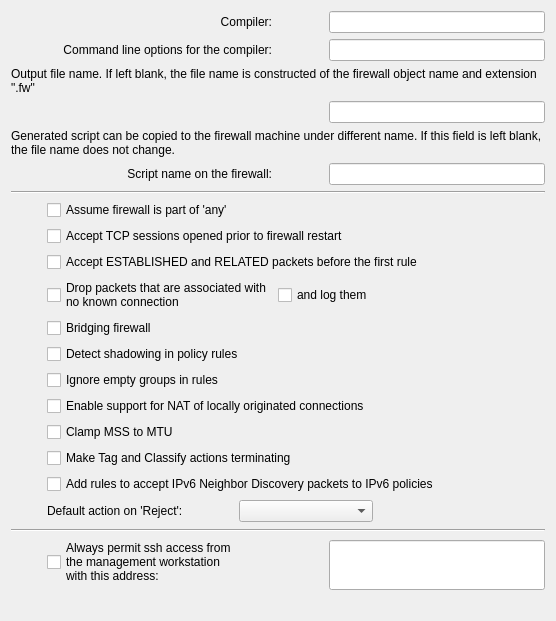
     <widget class="QWidget" name="tab0">
      <attribute name="title">
       <string>Compiler</string>
      </attribute>
      <layout class="QGridLayout" name="gridLayout_5">
       <item row="0" column="0" colspan="3">
        <widget class="QLabel" name="compilerLabel">
         <property name="text">
          <string>Compiler:</string>
         </property>
         <property name="alignment">
          <set>Qt::AlignRight|Qt::AlignTrailing|Qt::AlignVCenter</set>
         </property>
         <property name="wordWrap">
          <bool>false</bool>
         </property>
        </widget>
       </item>
       <item row="0" column="4" colspan="2">
        <widget class="QLineEdit" name="compiler">
         <property name="maximumSize">
          <size>
           <width>32767</width>
           <height>22</height>
          </size>
         </property>
        </widget>
       </item>
       <item row="1" column="0" colspan="3">
        <widget class="QLabel" name="compilerArgsLabel">
         <property name="sizePolicy">
          <sizepolicy hsizetype="Expanding" vsizetype="Preferred">
           <horstretch>0</horstretch>
           <verstretch>0</verstretch>
          </sizepolicy>
         </property>
         <property name="text">
          <string>Command line options for the compiler:</string>
         </property>
         <property name="alignment">
          <set>Qt::AlignRight|Qt::AlignTrailing|Qt::AlignVCenter</set>
         </property>
         <property name="wordWrap">
          <bool>false</bool>
         </property>
        </widget>
       </item>
       <item row="1" column="4" colspan="2">
        <widget class="QLineEdit" name="compilerArgs">
         <property name="maximumSize">
          <size>
           <width>32767</width>
           <height>22</height>
          </size>
         </property>
        </widget>
       </item>
       <item row="2" column="0" colspan="6">
        <widget class="QLabel" name="textLabel1_5">
         <property name="sizePolicy">
          <sizepolicy hsizetype="Expanding" vsizetype="Preferred">
           <horstretch>0</horstretch>
           <verstretch>0</verstretch>
          </sizepolicy>
         </property>
         <property name="text">
          <string>Output file name. If left blank, the file name is constructed of the firewall object name and extension &quot;.fw&quot;</string>
         </property>
         <property name="alignment">
          <set>Qt::AlignVCenter</set>
         </property>
         <property name="wordWrap">
          <bool>true</bool>
         </property>
        </widget>
       </item>
       <item row="3" column="4" colspan="2">
        <widget class="QLineEdit" name="outputFileName">
         <property name="maximumSize">
          <size>
           <width>32767</width>
           <height>22</height>
          </size>
         </property>
        </widget>
       </item>
       <item row="4" column="0" colspan="6">
        <widget class="QLabel" name="label_4">
         <property name="text">
          <string>Generated script can be copied to the firewall machine under different name. If this field is left blank, the file name does not change.</string>
         </property>
         <property name="wordWrap">
          <bool>true</bool>
         </property>
        </widget>
       </item>
       <item row="5" column="0" colspan="3">
        <widget class="QLabel" name="label_2">
         <property name="text">
          <string>Script name on the firewall:</string>
         </property>
         <property name="alignment">
          <set>Qt::AlignRight|Qt::AlignTrailing|Qt::AlignVCenter</set>
         </property>
        </widget>
       </item>
       <item row="5" column="4" colspan="2">
        <widget class="QLineEdit" name="fileNameOnFw">
         <property name="maximumSize">
          <size>
           <width>32767</width>
           <height>22</height>
          </size>
         </property>
        </widget>
       </item>
       <item row="6" column="0" rowspan="2" colspan="6">
        <widget class="Line" name="line4_2">
         <property name="frameShape">
          <enum>QFrame::HLine</enum>
         </property>
         <property name="frameShadow">
          <enum>QFrame::Sunken</enum>
         </property>
         <property name="orientation">
          <enum>Qt::Horizontal</enum>
         </property>
        </widget>
       </item>
       <item row="10" column="0" rowspan="6">
        <spacer>
         <property name="orientation">
          <enum>Qt::Horizontal</enum>
         </property>
         <property name="sizeType">
          <enum>QSizePolicy::Maximum</enum>
         </property>
         <property name="sizeHint" stdset="0">
          <size>
           <width>30</width>
           <height>150</height>
          </size>
         </property>
        </spacer>
       </item>
       <item row="10" column="1" colspan="5">
        <widget class="QCheckBox" name="acceptSessions">
         <property name="sizePolicy">
          <sizepolicy hsizetype="Minimum" vsizetype="Fixed">
           <horstretch>0</horstretch>
           <verstretch>0</verstretch>
          </sizepolicy>
         </property>
         <property name="text">
          <string>Accept TCP sessions opened prior to firewall restart</string>
         </property>
        </widget>
       </item>
       <item row="11" column="1" colspan="5">
        <widget class="QCheckBox" name="acceptESTBeforeFirst">
         <property name="sizePolicy">
          <sizepolicy hsizetype="Minimum" vsizetype="Fixed">
           <horstretch>0</horstretch>
           <verstretch>0</verstretch>
          </sizepolicy>
         </property>
         <property name="text">
          <string>Accept ESTABLISHED and RELATED packets before the first rule</string>
         </property>
        </widget>
       </item>
       <item row="12" column="1" colspan="2">
        <widget class="QCheckBox" name="dropInvalid">
         <property name="text">
          <string>Drop packets that are associated with
no known connection</string>
         </property>
        </widget>
       </item>
       <item row="12" column="3" colspan="2">
        <widget class="QCheckBox" name="logInvalid">
         <property name="text">
          <string>and log them</string>
         </property>
        </widget>
       </item>
       <item row="12" column="5">
        <spacer>
         <property name="orientation">
          <enum>Qt::Horizontal</enum>
         </property>
         <property name="sizeType">
          <enum>QSizePolicy::Expanding</enum>
         </property>
         <property name="sizeHint" stdset="0">
          <size>
           <width>80</width>
           <height>20</height>
          </size>
         </property>
        </spacer>
       </item>
       <item row="13" column="1" colspan="5">
        <widget class="QCheckBox" name="bridge">
         <property name="sizePolicy">
          <sizepolicy hsizetype="Minimum" vsizetype="Fixed">
           <horstretch>0</horstretch>
           <verstretch>0</verstretch>
          </sizepolicy>
         </property>
         <property name="text">
          <string>Bridging firewall</string>
         </property>
        </widget>
       </item>
       <item row="14" column="1" colspan="5">
        <widget class="QCheckBox" name="shadowing">
         <property name="sizePolicy">
          <sizepolicy hsizetype="Minimum" vsizetype="Fixed">
           <horstretch>0</horstretch>
           <verstretch>0</verstretch>
          </sizepolicy>
         </property>
         <property name="text">
          <string>Detect shadowing in policy rules</string>
         </property>
        </widget>
       </item>
       <item row="15" column="1" colspan="5">
        <widget class="QCheckBox" name="emptyGroups">
         <property name="sizePolicy">
          <sizepolicy hsizetype="Minimum" vsizetype="Fixed">
           <horstretch>0</horstretch>
           <verstretch>0</verstretch>
          </sizepolicy>
         </property>
         <property name="text">
          <string>Ignore empty groups in rules</string>
         </property>
        </widget>
       </item>
       <item row="16" column="1" colspan="5">
        <widget class="QCheckBox" name="localNAT">
         <property name="sizePolicy">
          <sizepolicy hsizetype="Minimum" vsizetype="Fixed">
           <horstretch>0</horstretch>
           <verstretch>0</verstretch>
          </sizepolicy>
         </property>
         <property name="text">
          <string>Enable support for NAT of locally originated connections</string>
         </property>
        </widget>
       </item>
       <item row="17" column="1" colspan="5">
        <widget class="QCheckBox" name="clampMSStoMTU">
         <property name="sizePolicy">
          <sizepolicy hsizetype="Minimum" vsizetype="Fixed">
           <horstretch>0</horstretch>
           <verstretch>0</verstretch>
          </sizepolicy>
         </property>
         <property name="toolTip">
          <string>This adds a rule on top of the policy with iptables target TCPMSS
and option --clamp-mss-to-pmtu. Generation of this command is
version-dependent and also depends on the setting of ip or ipv6 forwarding
in host settings dialog.
</string>
         </property>
         <property name="text">
          <string>Clamp MSS to MTU</string>
         </property>
        </widget>
       </item>
       <item row="18" column="1" colspan="5">
        <widget class="QCheckBox" name="makeTagClassifyTerminating">
         <property name="text">
          <string>Make Tag and Classify actions terminating</string>
         </property>
        </widget>
       </item>
       <item row="19" column="1" colspan="5">
        <widget class="QCheckBox" name="ipv6NeighborDiscovery">
         <property name="toolTip">
          <string>Compiler will automatically generate rules to permit ICMP6 packets used in IPv6
Neighbor Discovery after the rules that accept ESTABLISHED,RELATE and before 
the rule that drops packets in state INVALID.</string>
         </property>
         <property name="text">
          <string>Add rules to accept IPv6 Neighbor Discovery packets to IPv6 policies</string>
         </property>
        </widget>
       </item>
       <item row="20" column="1">
        <widget class="QLabel" name="textLabel9">
         <property name="text">
          <string>Default action on 'Reject':</string>
         </property>
         <property name="wordWrap">
          <bool>false</bool>
         </property>
        </widget>
       </item>
       <item row="20" column="2" colspan="3">
        <widget class="QComboBox" name="actionOnReject"/>
       </item>
       <item row="20" column="5">
        <spacer>
         <property name="orientation">
          <enum>Qt::Horizontal</enum>
         </property>
         <property name="sizeType">
          <enum>QSizePolicy::Expanding</enum>
         </property>
         <property name="sizeHint" stdset="0">
          <size>
           <width>72</width>
           <height>20</height>
          </size>
         </property>
        </spacer>
       </item>
       <item row="21" column="0" rowspan="2" colspan="6">
        <widget class="Line" name="line4">
         <property name="frameShape">
          <enum>QFrame::HLine</enum>
         </property>
         <property name="frameShadow">
          <enum>QFrame::Sunken</enum>
         </property>
         <property name="orientation">
          <enum>Qt::Horizontal</enum>
         </property>
        </widget>
       </item>
       <item row="23" column="0">
        <spacer>
         <property name="orientation">
          <enum>Qt::Horizontal</enum>
         </property>
         <property name="sizeType">
          <enum>QSizePolicy::Fixed</enum>
         </property>
         <property name="sizeHint" stdset="0">
          <size>
           <width>30</width>
           <height>50</height>
          </size>
         </property>
        </spacer>
       </item>
       <item row="22" column="1" rowspan="2" colspan="2">
        <widget class="QCheckBox" name="mgmt_ssh">
         <property name="text">
          <string>Always permit ssh access from
the management workstation
with this address:</string>
         </property>
        </widget>
       </item>
       <item row="23" column="4" colspan="2">
        <widget class="QLineEdit" name="mgmt_addr">
         <property name="sizePolicy">
          <sizepolicy hsizetype="Expanding" vsizetype="Fixed">
           <horstretch>0</horstretch>
           <verstretch>0</verstretch>
          </sizepolicy>
         </property>
         <property name="maximumSize">
          <size>
           <width>32767</width>
           <height>32767</height>
          </size>
         </property>
        </widget>
       </item>
       <item row="24" column="1">
        <spacer>
         <property name="orientation">
          <enum>Qt::Vertical</enum>
         </property>
         <property name="sizeType">
          <enum>QSizePolicy::Expanding</enum>
         </property>
         <property name="sizeHint" stdset="0">
          <size>
           <width>20</width>
           <height>20</height>
          </size>
         </property>
        </spacer>
       </item>
       <item row="8" column="0">
        <spacer name="verticalSpacer">
         <property name="orientation">
          <enum>Qt::Vertical</enum>
         </property>
         <property name="sizeType">
          <enum>QSizePolicy::Maximum</enum>
         </property>
         <property name="sizeHint" stdset="0">
          <size>
           <width>0</width>
           <height>0</height>
          </size>
         </property>
        </spacer>
       </item>
       <item row="9" column="1">
        <widget class="QCheckBox" name="assumeFwIsPartOfAny">
         <property name="sizePolicy">
          <sizepolicy hsizetype="Minimum" vsizetype="Fixed">
           <horstretch>0</horstretch>
           <verstretch>0</verstretch>
          </sizepolicy>
         </property>
         <property name="text">
          <string>Assume firewall is part of 'any'</string>
         </property>
        </widget>
       </item>
      </layout>
     </widget>
